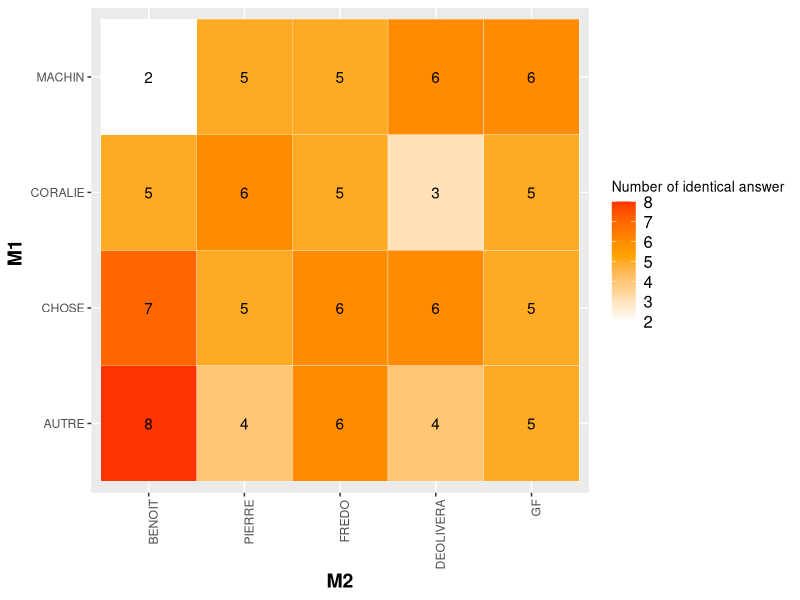
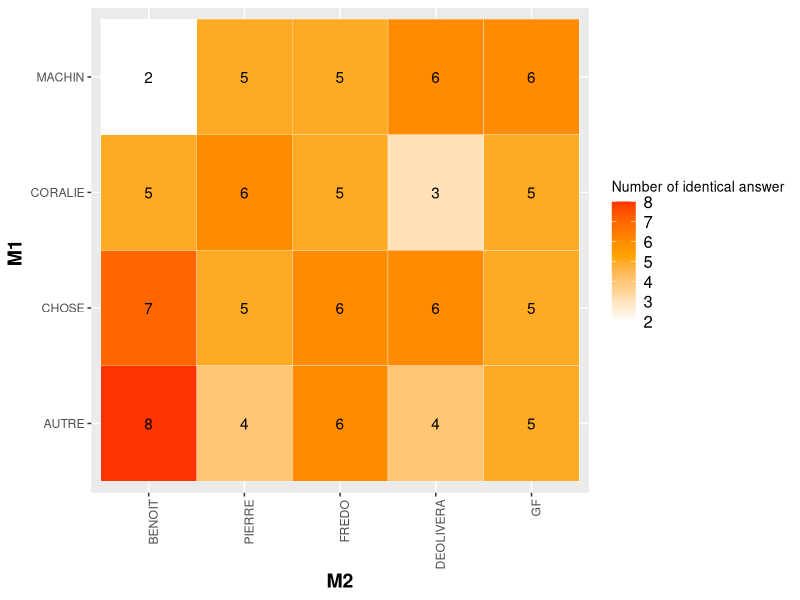

Write R code to recreate these figures, in order.
packages <- c("ggplot2", "reshape", "forcats")
if (length(setdiff(packages, rownames(installed.packages()))) > 0) {
  install.packages(setdiff(packages, rownames(installed.packages())))  
}

library(ggplot2)
library(reshape)
library(forcats)

#result <- read.csv(file.choose(), header = FALSE, sep= ";", encoding="UTF-8")
result <- read.csv("./../result.csv", header = FALSE, sep= ";", encoding="UTF-8")
result <- result[,-4]
result<-result[order(-result$V3),]
#matrix<-as.matrix(cast(result, V1 ~ V2))
#heatmap(matrix)



result$V1 <- factor(result$V1, levels = rev(unique(result$V1)))
result$V2 <- factor(result$V2, levels = rev(unique(result$V2)))


ggplot(result, aes(x=fct_rev(V1), y=fct_rev(V2))) +
  geom_tile(aes(fill = V3), ,color = "white") +
  geom_text(aes(label = round(V3, 1))) +
  scale_fill_gradient2(low="white", mid="orange", high="red", midpoint=mean(result$V3), limits=range(result$V3)) +
  #scale_fill_distiller(palette = "Spectral") +
  #facet_grid(result$V1~result$V2,scales="free_y",space="free_y")+
  ylab("M1 ") +
  xlab("M2") +
  theme(legend.title = element_text(size = 10),
        legend.text = element_text(size = 12),
        plot.title = element_text(size=16),
        axis.title=element_text(size=14,face="bold"),
        axis.text.x = element_text(angle = 90, hjust = 1)) +
  labs(fill = "Number of identical answer")

ggsave("MapMatch.png", plot = last_plot(), device = "png", path = NULL ,scale = 1.5, units = c("in", "cm", "mm"),dpi = 300, limitsize = TRUE)
